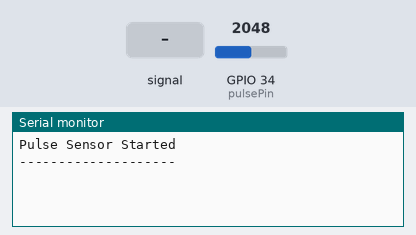
Bench run of a sketch on a simulated ESP32. On the bench: the last lines printed to the serial monitor. Inputs (shaded band) come from the test bench; at power-on: GPIO 34 (pulsePin) = 2048.

Above: at 1.2 s.
1.3 s: GPIO 34 (pulsePin) fed a 200 Hz sine of ±1023 counts around its level
At 2.0 s:
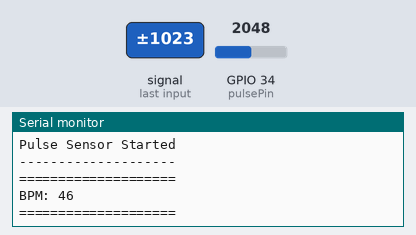
2.8 s: GPIO 34 (pulsePin) fed a 2 Hz sine of ±1228 counts around its level
At 6.6 s:
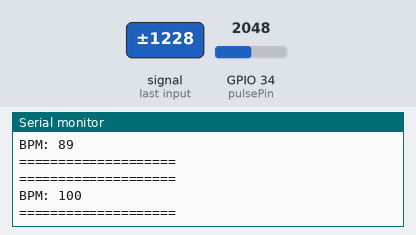
Timing chart, 0 to 8.1 s (numbered marks = the images above; inputs shaded):
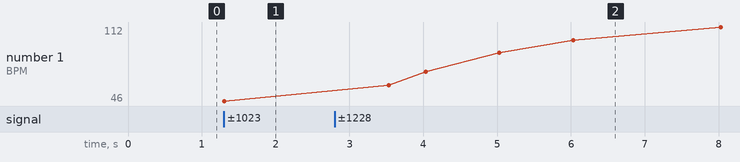

The sketch:

Sensor_test_ver5.ino
```cpp
const int pulsePin = 34;

const int THRESHOLD = 2500;

bool beatDetected = false;

unsigned long lastBeatTime = 0;

float bpm = 0;
float displayedBPM = 0;

void setup() {
  Serial.begin(115200);

  Serial.println("Pulse Sensor Started");
  Serial.println("--------------------");
}

void loop() {

  int signal = analogRead(pulsePin);

  // Detect heartbeat
  if (signal > THRESHOLD && !beatDetected) {

    beatDetected = true;

    unsigned long now = millis();
    unsigned long beatInterval = now - lastBeatTime;

    lastBeatTime = now;

    // Accept only realistic BPM values
    if (beatInterval > 300 && beatInterval < 1500) {

      float newBPM = 60000.0 / beatInterval;

      // Smooth reading
      if (bpm == 0) {
        bpm = newBPM;
      } else {
        bpm = bpm * 0.8 + newBPM * 0.2;
      }

      // Only display significant changes
      if (abs(bpm - displayedBPM) >= 10) {

        displayedBPM = bpm;

        Serial.println();
        Serial.println("====================");
        Serial.print("BPM: ");
        Serial.println((int)bpm);
        Serial.println("====================");
      }
    }
  }

  // Wait until signal drops before detecting next beat
  if (signal < THRESHOLD - 200) {
    beatDetected = false;
  }
}
```

Measured:
- after the input at 1.3 s, the serial monitor: prints a new line at once (image 1)
- after the input at 2.8 s, the serial monitor: prints a new line after 0.73 s (image 2)
- plotted number 1: 46 → 112 after the input at 2.8 s
